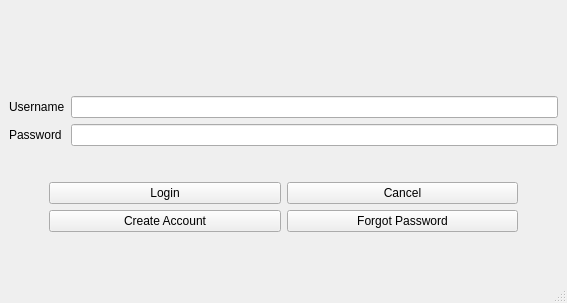
<?xml version="1.0" encoding="UTF-8"?>
<ui version="4.0">
 <class>MainWindow</class>
 <widget class="QMainWindow" name="MainWindow">
  <property name="geometry">
   <rect>
    <x>0</x>
    <y>0</y>
    <width>567</width>
    <height>303</height>
   </rect>
  </property>
  <property name="sizePolicy">
   <sizepolicy hsizetype="Preferred" vsizetype="Preferred">
    <horstretch>0</horstretch>
    <verstretch>0</verstretch>
   </sizepolicy>
  </property>
  <property name="windowTitle">
   <string>MainWindow</string>
  </property>
  <widget class="QWidget" name="centralwidget">
   <layout class="QVBoxLayout" name="verticalLayout_3">
    <item>
     <layout class="QVBoxLayout" name="verticalLayout_2">
      <item>
       <widget class="QLabel" name="label_pic">
        <property name="sizePolicy">
         <sizepolicy hsizetype="Preferred" vsizetype="Preferred">
          <horstretch>0</horstretch>
          <verstretch>0</verstretch>
         </sizepolicy>
        </property>
        <property name="text">
         <string/>
        </property>
        <property name="alignment">
         <set>Qt::AlignmentFlag::AlignCenter</set>
        </property>
       </widget>
      </item>
      <item>
       <layout class="QVBoxLayout" name="verticalLayout">
        <item>
         <layout class="QFormLayout" name="formLayout">
          <item row="0" column="0">
           <widget class="QLabel" name="label">
            <property name="text">
             <string>Username</string>
            </property>
           </widget>
          </item>
          <item row="0" column="1">
           <widget class="QLineEdit" name="lineEdit_username"/>
          </item>
          <item row="1" column="0">
           <widget class="QLabel" name="label_3">
            <property name="text">
             <string>Password</string>
            </property>
           </widget>
          </item>
          <item row="1" column="1">
           <widget class="QLineEdit" name="lineEdit_password"/>
          </item>
         </layout>
        </item>
       </layout>
      </item>
     </layout>
    </item>
    <item>
     <layout class="QVBoxLayout" name="verticalLayout_5">
      <item>
       <layout class="QHBoxLayout" name="horizontalLayout">
        <item>
         <spacer name="horizontalSpacer">
          <property name="orientation">
           <enum>Qt::Orientation::Horizontal</enum>
          </property>
          <property name="sizeType">
           <enum>QSizePolicy::Policy::Preferred</enum>
          </property>
          <property name="sizeHint" stdset="0">
           <size>
            <width>40</width>
            <height>20</height>
           </size>
          </property>
         </spacer>
        </item>
        <item>
         <widget class="QPushButton" name="pushButton_login">
          <property name="text">
           <string>Login</string>
          </property>
         </widget>
        </item>
        <item>
         <widget class="QPushButton" name="pushButton_cancel">
          <property name="text">
           <string>Cancel</string>
          </property>
         </widget>
        </item>
        <item>
         <spacer name="horizontalSpacer_2">
          <property name="orientation">
           <enum>Qt::Orientation::Horizontal</enum>
          </property>
          <property name="sizeType">
           <enum>QSizePolicy::Policy::Preferred</enum>
          </property>
          <property name="sizeHint" stdset="0">
           <size>
            <width>40</width>
            <height>20</height>
           </size>
          </property>
         </spacer>
        </item>
       </layout>
      </item>
      <item>
       <layout class="QHBoxLayout" name="horizontalLayout_2">
        <item>
         <spacer name="horizontalSpacer_3">
          <property name="orientation">
           <enum>Qt::Orientation::Horizontal</enum>
          </property>
          <property name="sizeType">
           <enum>QSizePolicy::Policy::Preferred</enum>
          </property>
          <property name="sizeHint" stdset="0">
           <size>
            <width>40</width>
            <height>20</height>
           </size>
          </property>
         </spacer>
        </item>
        <item>
         <widget class="QPushButton" name="pushButton_createAcc">
          <property name="text">
           <string>Create Account</string>
          </property>
         </widget>
        </item>
        <item>
         <widget class="QPushButton" name="pushButton_forgotPw">
          <property name="text">
           <string>Forgot Password</string>
          </property>
         </widget>
        </item>
        <item>
         <spacer name="horizontalSpacer_4">
          <property name="orientation">
           <enum>Qt::Orientation::Horizontal</enum>
          </property>
          <property name="sizeType">
           <enum>QSizePolicy::Policy::Preferred</enum>
          </property>
          <property name="sizeHint" stdset="0">
           <size>
            <width>40</width>
            <height>20</height>
           </size>
          </property>
         </spacer>
        </item>
       </layout>
      </item>
     </layout>
    </item>
    <item>
     <spacer name="verticalSpacer">
      <property name="orientation">
       <enum>Qt::Orientation::Vertical</enum>
      </property>
      <property name="sizeType">
       <enum>QSizePolicy::Policy::Maximum</enum>
      </property>
      <property name="sizeHint" stdset="0">
       <size>
        <width>20</width>
        <height>40</height>
       </size>
      </property>
     </spacer>
    </item>
   </layout>
  </widget>
  <widget class="QMenuBar" name="menubar">
   <property name="geometry">
    <rect>
     <x>0</x>
     <y>0</y>
     <width>567</width>
     <height>19</height>
    </rect>
   </property>
  </widget>
  <widget class="QStatusBar" name="statusbar"/>
 </widget>
 <resources/>
 <connections/>
</ui>
